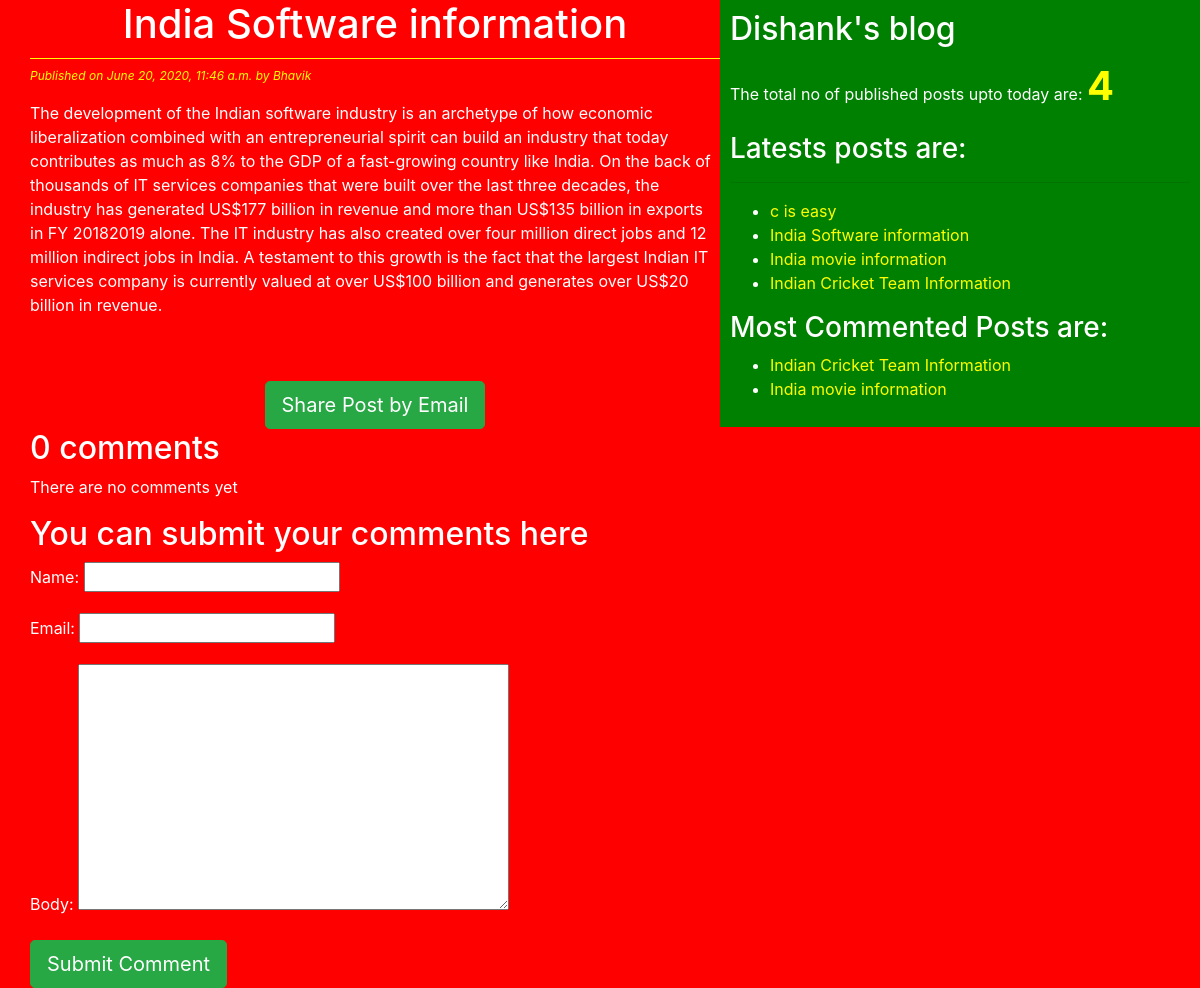
/2020/06/20/india-software-information/, run on the app's committed database.
### blog/models.py (models this page shows, shortened)
class Post(models.Model):
    STATUS_CHOICES=(('draft','Draft'),('published','Published'))
    title=models.CharField(max_length=256)
    slug=models.SlugField(max_length=264,unique_for_date='publish')
    author=models.ForeignKey(User,related_name='blog_posts',on_delete=models.CASCADE)
    body=models.TextField()
    publish=models.DateTimeField(default=timezone.now)
    created=models.DateTimeField(auto_now_add=True)
    updated=models.DateTimeField(auto_now=True)
    status=models.CharField(max_length=10,choices=STATUS_CHOICES,default='draft')
    objects=CustomManager()
    tags=TaggableManager()
    class Meta:
        ordering=('-publish',)
    def get_absolute_url(self):
        return reverse('post_detail',args=[self.publish.year,self.publish.strftime('%m'),self.publish.strftime('%d'),self.slug])

### blog/views.py (the view)
# urls.py: re_path(r'^(?P<year>\d{4})/(?P<month>\d{2})/(?P<day>\d{2})/(?P<post>[-\w]+)/', views.post_detail_views,name='post_detail'),
def post_detail_views(request,year,month,day,post):
    post=get_object_or_404(Post,slug=post,status='published',publish__year=year,publish__month=month,publish__day=day)
    comments=post.comments.filter(active=True)
    csubmit=False
    if request.method=='POST':
        form=CommentForm(request.POST)
        if form.is_valid:
            new_comment=form.save(commit=False)
            new_comment.post=post
            new_comment.save()
            csubmit=True
    else:
        form=CommentForm()
    return render(request,'blog/post_detail.html',{'post':post,'form':form,'csubmit':csubmit,'comments':comments})

### blog/forms.py
class CommentForm(forms.ModelForm):
    class Meta:
        model=Comments
        fields=('name','email','body')

### blog/models.py (called while the page is built)
    def get_queryset(self):
        return super().get_queryset().filter(status='published')

### blog/templatetags/blog_tags.py (called while the page is built)
@register.simple_tag(name='my_tag')
def total_posts():
    return Post.objects.count()

@register.inclusion_tag('blog/latest_posts123.html')
def show_latest_posts(count):
    latest_posts=Post.objects.order_by('-publish')[:count]
    return {'latest_posts':latest_posts}

@register.simple_tag
def get_most_commented_posts(count=2):
    return Post.objects.annotate(total_comments=Count('comments')).order_by('-total_comments')[:count]

### templates/blog/post_detail.html (shortened to what this page needs)
{%extends 'blog/base.html'%}
  {%block content%}
    <h1>{{post.title}}</h1>
    <p id='date'>Published on {{post.publish}} by {{post.author|title}} </p>
    {{post.body|linebreaks}}<br><br>
    <div class="container" align='center'>
      <a href="/{{post.id}}/share" class='btn btn-success btn-lg'>Share Post by Email</a>
    </div>
    {% with comments.count as comments_count%}
      <h2>{{comments_count}} comment{{comments_count|pluralize}}</h2>
    {%endwith%}
    {%if comments%}
      {%for comment in comments %}
        <p id='ch'>Comment {{forloop.counter}} by {{comment.name}} on {{comment.created}}</p>
        <div class="cb">
          {{comment.body|linebreaks}}<hr>
        </div>
      {%endfor%}
    {%else%}
      <p>There are no comments yet</p>
    {%endif%}
    {%if csubmit%}
      <h2>Your comment was added Successfully</h2>
    {%else%}
    <h2>You can submit your comments here</h2>
    <form method="post">
      {{form.as_p}}
      <input type="submit" name="" class='btn btn-lg btn-success' value="Submit Comment">
    {%endif%}
    </form>
  {%endblock%}

### templates/blog/base.html (shortened to what this page needs)
<!DOCTYPE html>
{%load blog_tags%}
{%load static%}
<html lang="en" dir="ltr">
  <head>
    <link rel="stylesheet" href="https://stackpath.bootstrapcdn.com/bootstrap/4.5.0/css/bootstrap.min.css">
  <link rel="stylesheet" href="{%static '/css/blog.css'%}">
</head>
  <body>
    <div class="content">
        {%block content%}
        {%endblock%}
    </div>
    <div class="sidebar">
        <h2>Dishank's blog</h2>
        <p>The total no of published posts upto today are: <span id="pcount">{%my_tag%}</span></p>
        <h3>Latests posts are:</h3><hr>{%show_latest_posts 10%}
        <h3>Most Commented Posts are:</h3>
        {%get_most_commented_posts as most_commented_posts%}
        <ul>
        {% for post in most_commented_posts %}
            <li> <a href="{{post.get_absolute_url}}">{{post.title}}</a> </li>
        {% endfor %}
        </ul>
    </div>
  </body>
</html>

### templates/blog/latest_posts123.html
<ul>
{% for post in latest_posts %}
    <li> <a href="{{post.get_absolute_url}}">{{post.title}}</a> </li>
{% endfor %}
</ul>

### static/css/blog.css (style rules this page uses)
.content { width: 60%; float: left; padding: 0 0 0 30px; background: red; height: 100%; }
.sidebar { width: 40%; float: right; padding: 10px; background: green; height: 100%; }
h1 { text-align: center; border-bottom: 1px solid yellow; padding-bottom: 10px; }
body { color: white; background-color: red; }
#date { color: yellow; font-size: 12px; font-style: italic; }
a { color: yellow; }
#pcount { font-size: 40px; color: yellow; font-weight: bold; }

### data on the page
Post: title "India Software information", publish "June 20, 2020, 11:46 a.m.", author "Bhavik", body "The development of the Indian software industry is an archetype of how economic liberalization combined with an entrepreneurial spirit can build an industry that today contributes as much as 8% to the GDP of a fast-growing country like India. On the back of thousands of IT services companies that were built over the last three decades, the industry has generated US$177 billion in revenue and more than US$135 billion in exports in FY 20182019 alone. The IT industry has also created over four million direct jobs and 12 million indirect jobs in India. A testament to this growth is the fact that the largest Indian IT services company is currently valued at over US$100 billion and generates over…"
Post: title "c is easy"
Post: title "India movie information"
Post: title "Indian Cricket Team Information"

### other printed values
{{ comments_count }} "0"
